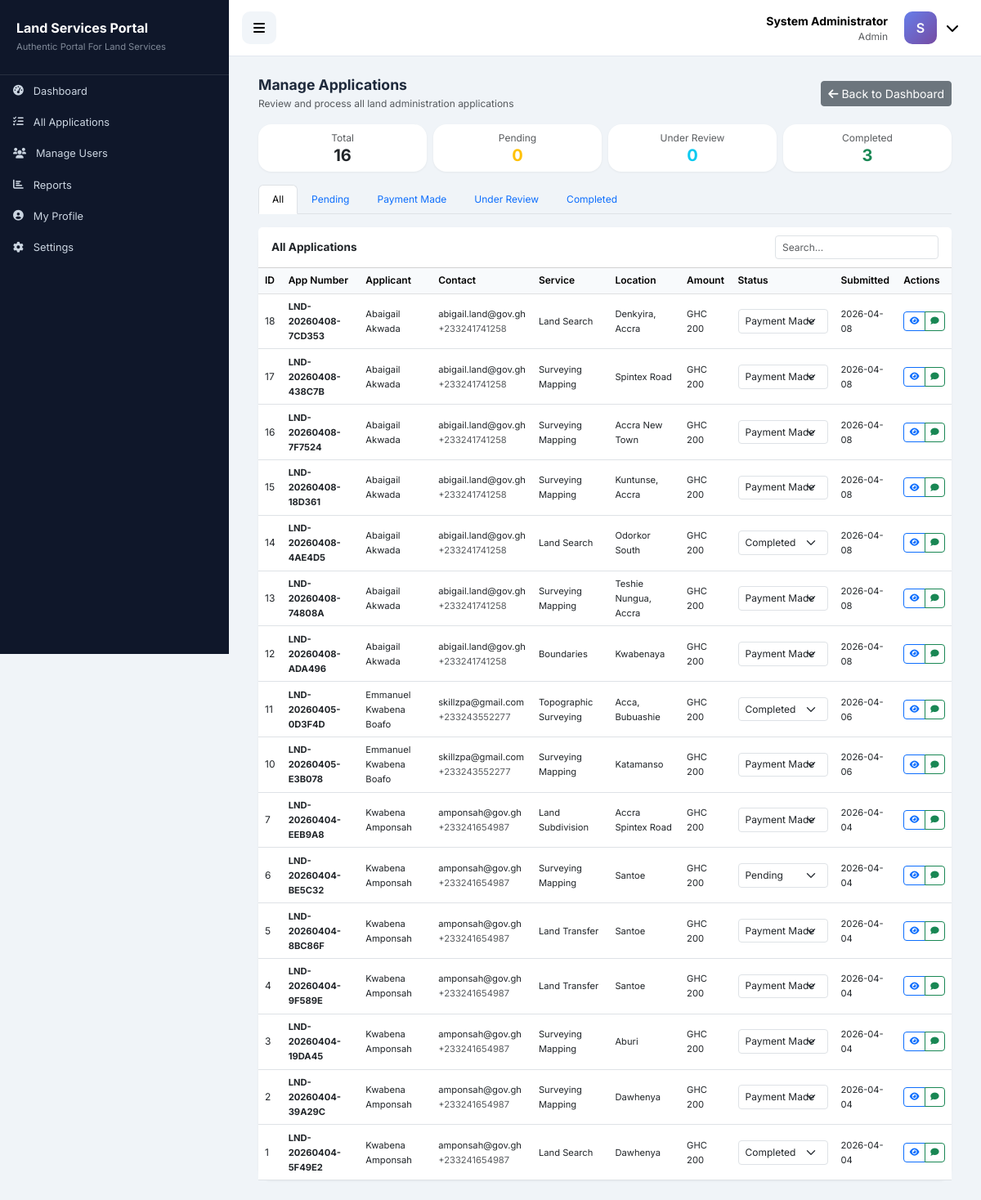
Screenshot of /admin/manage_applications (signed in) with the database file from the repository.
### tables this page shows
CREATE TABLE applications (
            id INTEGER PRIMARY KEY AUTOINCREMENT,
            application_number TEXT UNIQUE NOT NULL,
            user_id INTEGER NOT NULL,
            service_type TEXT NOT NULL,
            property_location TEXT NOT NULL,
            property_size REAL,
            title_deed_number TEXT,
            status TEXT DEFAULT 'pending',
            created_at TIMESTAMP DEFAULT CURRENT_TIMESTAMP,
            updated_at TIMESTAMP, applicant_notes TEXT, is_paid BOOLEAN DEFAULT 0, submitted_at TIMESTAMP,
            FOREIGN KEY (user_id) REFERENCES users(id)
        );

CREATE TABLE users (
            id INTEGER PRIMARY KEY AUTOINCREMENT,
            national_id TEXT UNIQUE NOT NULL,
            full_name TEXT NOT NULL,
            email TEXT UNIQUE NOT NULL,
            phone TEXT NOT NULL,
            password TEXT NOT NULL,
            user_type TEXT DEFAULT 'applicant',
            is_verified BOOLEAN DEFAULT 0,
            created_at TIMESTAMP DEFAULT CURRENT_TIMESTAMP,
            last_login TIMESTAMP
        );

### app.py (the view)
@app.route('/admin/manage_applications')
@login_required
@admin_required
def manage_applications():
    conn = get_db()
    applications = conn.execute('''
        SELECT a.*, u.full_name, u.email, u.phone
        FROM applications a
        JOIN users u ON a.user_id = u.id
        WHERE a.is_paid = 1
        ORDER BY a.created_at DESC
    ''').fetchall()
    conn.close()
    return render_template('admin/manage_applications.html', applications=applications)

### app.py (called while the page is built)
def get_db():
    import sqlite3
    conn = sqlite3.connect(DATABASE_PATH)
    conn.row_factory = sqlite3.Row
    return conn

def login_required(f):
    @wraps(f)
    def decorated_function(*args, **kwargs):
        if 'user_id' not in session:
            flash('Please login to access this page', 'warning')
            return redirect(url_for('login'))
        return f(*args, **kwargs)
    return decorated_function

def admin_required(f):
    @wraps(f)
    def decorated_function(*args, **kwargs):
        if session.get('user_type') != 'admin':
            flash('Admin access required', 'danger')
            return redirect(url_for('dashboard'))
        return f(*args, **kwargs)
    return decorated_function

@app.context_processor
def inject_datetime():
    return {'datetime': datetime}

### templates/admin/manage_applications.html (shortened to what this page needs)
{% extends "base_private.html" %}
{% block content %}
<div class="container-fluid">
    <div class="row mb-3">
        <div class="col-12">
            <div class="d-flex justify-content-between align-items-center">
                <div>
                    <h4 class="fw-bold mb-1">Manage Applications</h4>
                    <p class="text-muted small mb-0">Review and process all land administration applications</p>
                </div>
                <div>
                    <a href="{{ url_for('dashboard') }}" class="btn btn-secondary btn-sm">
                        <i class="fas fa-arrow-left me-1"></i>Back to Dashboard
                    </a>
                </div>
            </div>
        </div>
    </div>
    <div class="row g-2 mb-3">
        <div class="col-md-3 col-6">
            <div class="card text-center p-2">
                <small class="text-muted">Total</small>
                <h5 class="fw-bold mb-0">{{ applications|length }}</h5>
            </div>
        </div>
        <div class="col-md-3 col-6">
            <div class="card text-center p-2">
                <small class="text-muted">Pending</small>
                <h5 class="fw-bold mb-0 text-warning">
                    {% set count = applications|selectattr('status', 'equalto', 'pending')|list|length %}
                    {{ count }}
                </h5>
            </div>
        </div>
        <div class="col-md-3 col-6">
            <div class="card text-center p-2">
                <small class="text-muted">Under Review</small>
                <h5 class="fw-bold mb-0 text-info">
                    {% set count = applications|selectattr('status', 'equalto', 'under_review')|list|length %}
                    {{ count }}
                </h5>
            </div>
        </div>
        <div class="col-md-3 col-6">
            <div class="card text-center p-2">
                <small class="text-muted">Completed</small>
                <h5 class="fw-bold mb-0 text-success">
                    {% set count = applications|selectattr('status', 'equalto', 'completed')|list|length %}
                    {{ count }}
                </h5>
            </div>
        </div>
    </div>
    <ul class="nav nav-tabs mb-3" style="font-size: 0.75rem;">
        <li class="nav-item">
            <a class="nav-link active" data-status="all" href="#" onclick="filterApplications('all'); return false;">All</a>
        </li>
        <li class="nav-item">
            <a class="nav-link" data-status="pending" href="#" onclick="filterApplications('pending'); return false;">Pending</a>
        </li>
        <li class="nav-item">
            <a class="nav-link" data-status="payment_made" href="#" onclick="filterApplications('payment_made'); return false;">Payment Made</a>
        </li>
        <li class="nav-item">
            <a class="nav-link" data-status="under_review" href="#" onclick="filterApplications('under_review'); return false;">Under Review</a>
        </li>
        <li class="nav-item">
            <a class="nav-link" data-status="completed" href="#" onclick="filterApplications('completed'); return false;">Completed</a>
        </li>
    </ul>
    <div class="card">
        <div class="card-header bg-white py-2">
            <div class="d-flex justify-content-between align-items-center">
                <h6 class="fw-bold mb-0">All Applications</h6>
                <div>
                    <input type="text" id="searchInput" class="form-control form-control-sm" placeholder="Search..." style="width: 200px;">
                </div>
            </div>
        </div>
        <div class="card-body p-0">
            <div class="table-responsive">
                <table class="table table-hover mb-0" id="applicationsTable">
                    <thead class="table-light">
                        <tr>
                            <th>ID</th>
                            <th>App Number</th>
                            <th>Applicant</th>
                            <th>Contact</th>
                            <th>Service</th>
                            <th>Location</th>
                            <th>Amount</th>
                            <th>Status</th>
                            <th>Submitted</th>
                            <th>Actions</th>
                        </tr>
                    </thead>
                    <tbody>
                        {% for app in applications %}
                        <tr data-status="{{ app.status }}">
                            <td>{{ app.id }}</td>
                            <td><small><strong>{{ app.application_number }}</strong></small></td>
                            <td><small>{{ app.full_name }}</small></td>
                            <td>
                                <small>{{ app.email }}</small><br>
                                <small class="text-muted">{{ app.phone }}</small>
                            </td>
                            <td><small>{{ app.service_type|replace('_', ' ')|title }}</small></td>
                            <td><small>{{ app.property_location }}</small></td>
                            <td><small>GHC 200</small></td>
                            <td>
                                <select class="form-select form-select-sm status-select" data-app-id="{{ app.id }}" style="width: 110px; font-size: 0.7rem;">
                                    <option value="pending" {% if app.status == 'pending' %}selected{% endif %}>Pending</option>
                                    <option value="payment_made" {% if app.status == 'payment_made' %}selected{% endif %}>Payment Made</option>
                                    <option value="completed" {% if app.status == 'completed' %}selected{% endif %}>Completed</option>
                                </select>
                            </td>
                            <td><small>{{ app.created_at[:10] }}</small></td>
                            <td>
                                <div class="btn-group" role="group">
                                    <a href="{{ url_for('application_detail', app_id=app.id) }}" class="btn btn-sm btn-outline-primary" title="View">
                                        <i class="fas fa-eye"></i>
                                    </a>
                                    <button class="btn btn-sm btn-outline-success send-communication"
                                            data-app-id="{{ app.id }}"
                                            data-applicant="{{ app.full_name }}"
                                            data-email="{{ app.email }}"
                                            data-phone="{{ app.phone }}"
                                            title="Send Message">
                                        <i class="fas fa-comment"></i>
                                    </button>
                                </div>
                            </td>
                        </tr>
                        {% endfor %}
                    </tbody>
                </table>
            </div>
        </div>
    </div>
</div>
{% endblock %}

### static/css/custom.css (style rules this page uses)
.table { font-size: 0.75rem !important; }
.table td, .table th { padding: 0.4rem 0.5rem !important; vertical-align: middle !important; }
.table thead th { font-weight: 600; background-color: #f8fafc; font-size: 0.75rem !important; }
.table tbody td { font-size: 0.75rem !important; }
.table small, .table .small { font-size: 0.7rem !important; }
.table .btn-sm { padding: 0.2rem 0.4rem !important; font-size: 0.65rem !important; }
.table-responsive { overflow-x: auto; }
.card-header { padding: 0.6rem 1rem !important; }
.card-header h5, .card-header h6 { font-size: 0.85rem !important; margin-bottom: 0; }
.form-control, .form-select { font-size: 0.75rem !important; padding: 0.3rem 0.5rem !important; }
h4.fw-bold { font-size: 1.1rem !important; }
.text-muted { font-size: 0.75rem !important; }

### templates/base_private.html (style rules this page uses)
* { margin: 0; padding: 0; box-sizing: border-box; }
body { font-family: 'Inter', sans-serif; background: #f0f4f8; color: #1e293b; }
.card { border: none; border-radius: 16px; box-shadow: 0 1px 3px rgba(0, 0, 0, 0.05); transition: transform 0.2s; }

### rows the page displays
applications: id "18", application_number "LND-20260408-7CD353", full_name "Abaigail Akwada", email "abigail.land@gov.gh", phone "+233241741258", service_type "Land Search", property_location "Denkyira, Accra", status+id "Payment Made", created_at "2026-04-08"
applications: id "17", application_number "LND-20260408-438C7B", full_name "Abaigail Akwada", email "abigail.land@gov.gh", phone "+233241741258", service_type "Surveying Mapping", property_location "Spintex Road", status+id "Payment Made", created_at "2026-04-08"
applications: id "16", application_number "LND-20260408-7F7524", full_name "Abaigail Akwada", email "abigail.land@gov.gh", phone "+233241741258", service_type "Surveying Mapping", property_location "Accra New Town", status+id "Payment Made", created_at "2026-04-08"
applications: id "15", application_number "LND-20260408-18D361", full_name "Abaigail Akwada", email "abigail.land@gov.gh", phone "+233241741258", service_type "Surveying Mapping", property_location "Kuntunse, Accra", status+id "Payment Made", created_at "2026-04-08"
applications: id "14", application_number "LND-20260408-4AE4D5", full_name "Abaigail Akwada", email "abigail.land@gov.gh", phone "+233241741258", service_type "Land Search", property_location "Odorkor South", status+id "Completed", created_at "2026-04-08"
applications: id "13", application_number "LND-20260408-74808A", full_name "Abaigail Akwada", email "abigail.land@gov.gh", phone "+233241741258", service_type "Surveying Mapping", property_location "Teshie Nungua, Accra", status+id "Payment Made", created_at "2026-04-08"
applications: id "12", application_number "LND-20260408-ADA496", full_name "Abaigail Akwada", email "abigail.land@gov.gh", phone "+233241741258", service_type "Boundaries", property_location "Kwabenaya", status+id "Payment Made", created_at "2026-04-08"
applications: id "11", application_number "LND-20260405-0D3F4D", full_name "Emmanuel Kwabena Boafo", email "skillzpa@gmail.com", phone "+233243552277", service_type "Topographic Surveying", property_location "Acca, Bubuashie", status+id "Completed", created_at "2026-04-06"
applications: id "10", application_number "LND-20260405-E3B078", full_name "Emmanuel Kwabena Boafo", email "skillzpa@gmail.com", phone "+233243552277", service_type "Surveying Mapping", property_location "Katamanso", status+id "Payment Made", created_at "2026-04-06"
applications: id "7", application_number "LND-20260404-EEB9A8", full_name "Kwabena Amponsah", email "amponsah@gov.gh", phone "+233241654987", service_type "Land Subdivision", property_location "Accra Spintex Road", status+id "Payment Made", created_at "2026-04-04"
applications: id "6", application_number "LND-20260404-BE5C32", full_name "Kwabena Amponsah", email "amponsah@gov.gh", phone "+233241654987", service_type "Surveying Mapping", property_location "Santoe", id "Pending", created_at "2026-04-04"
applications: id "5", application_number "LND-20260404-8BC86F", full_name "Kwabena Amponsah", email "amponsah@gov.gh", phone "+233241654987", service_type "Land Transfer", property_location "Santoe", status+id "Payment Made", created_at "2026-04-04"
applications: id "4", application_number "LND-20260404-9F589E", full_name "Kwabena Amponsah", email "amponsah@gov.gh", phone "+233241654987", service_type "Land Transfer", property_location "Santoe", status+id "Payment Made", created_at "2026-04-04"
applications: id "3", application_number "LND-20260404-19DA45", full_name "Kwabena Amponsah", email "amponsah@gov.gh", phone "+233241654987", service_type "Surveying Mapping", property_location "Aburi", status+id "Payment Made", created_at "2026-04-04"
applications: id "2", application_number "LND-20260404-39A29C", full_name "Kwabena Amponsah", email "amponsah@gov.gh", phone "+233241654987", service_type "Surveying Mapping", property_location "Dawhenya", status+id "Payment Made", created_at "2026-04-04"
applications: id "1", application_number "LND-20260404-5F49E2", full_name "Kwabena Amponsah", email "amponsah@gov.gh", phone "+233241654987", service_type "Land Search", property_location "Dawhenya", status+id "Completed", created_at "2026-04-04"

### other values shown
{{ session.user_name }} "System Administrator"
{{ session.user_type|title }} "Admin"
{{ session.user_name[0] if session.user_name else 'U' }} "S"
{{ applications|length }} "16"
{{ count }} "0"
{{ count }} "3"
